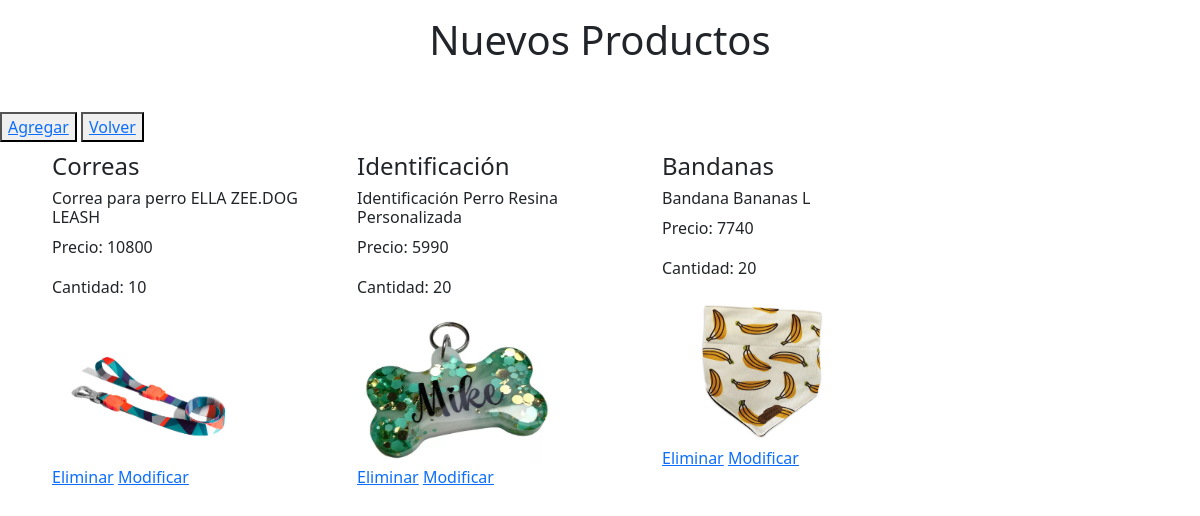
Before: /productos/nuevos_prod with the older database file.
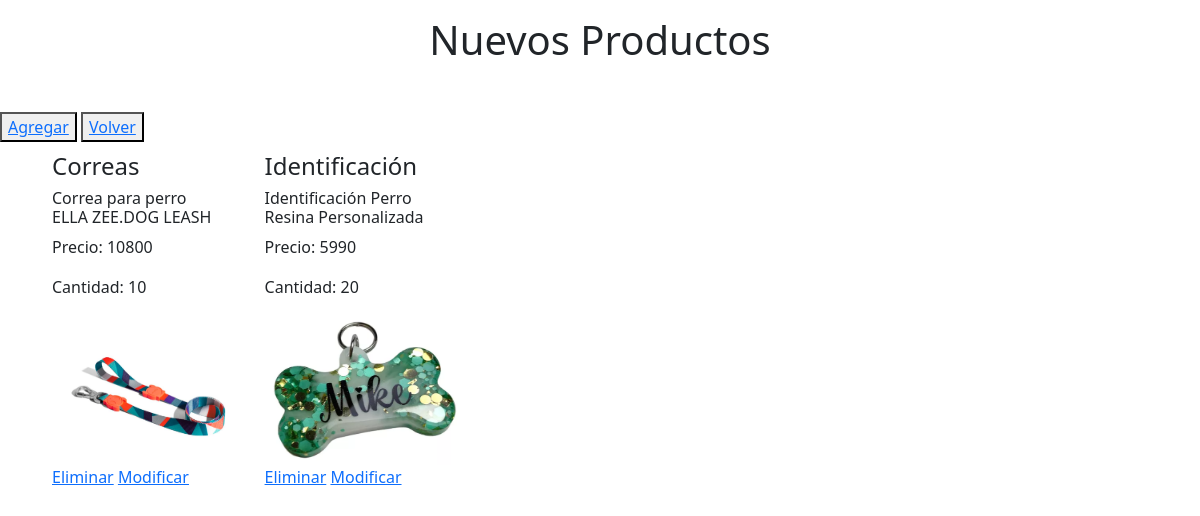
After: the same page with the newer database file.
### productos/models.py (models this page shows, shortened)
class Producto(models.Model):
    id_producto = models.AutoField(db_column='idProducto', primary_key=True)
    nombre = models.CharField(max_length=50)
    precio = models.IntegerField(null=False)
    imagen = models.ImageField(upload_to='producto', null=False)
    cantidad = models.IntegerField(null=False)
    id_categoria = models.ForeignKey('Categoria',on_delete=models.CASCADE, db_column='idCategoria')
    activo = models.IntegerField()

class Categoria(models.Model):
    id_categoria = models.AutoField(db_column='idCategoria', primary_key=True)
    catagoria = models.CharField(max_length=20, blank=False, null=False)
    def __str__(self):
        return str(self.catagoria)

### productos/views.py (the view)
# urls.py: path('nuevos_prod',views.nuevos_prod, name='nuevos_prod'),
def nuevos_prod(request):
    producto = Producto.objects.all()
    context={'producto':producto}
    return render(request,'productos/nuevos_prod.html', context)

### productos/templates/productos/nuevos_prod.html (shortened to what this page needs)
{% load static %}
<!DOCTYPE html>
<html lang="en">
<head>
    <link href="https://cdn.jsdelivr.net/npm/bootstrap@5.3.3/dist/css/bootstrap.min.css" rel="stylesheet">
    <link rel="stylesheet" href='{% static "css/style2.css" %}'>
</head>
<body>
    <h1 class="text-center mt-3 mb-5">Nuevos Productos</h1>
    <button type="button">
        <a href="{% url 'productosAdd' %}">Agregar</a>
    </button>
    <button type="button">
        <a href="{% url 'nuevos_prod' %}">Volver</a>
    </button>
    <div class="container">
        <div class="row">
            {% for x in producto %}
                <div class="producto">
                    <h4>{{x.id_categoria}}</h4>
                    <h6>{{x.nombre}}</h6>
                    <p>Precio: {{x.precio}}</p>
                    <p>Cantidad: {{x.cantidad}}</p>
                    <img src="{{x.imagen.url}}"  alt="..." width="200px" height="150px">
                    <td><a href="{% url 'productos_del'  pk=x.id_producto %}">Eliminar</a>
                    <td><a href="{% url 'productos_findEdit' pk=x.id_producto %}">Modificar</a>
                </div>
            {% endfor %}
        </div>
    </div>
</body>
</html>

Changed rows visible on the page:
removed Producto: id_categoria "Bandanas", nombre "Bandana Bananas L", precio "7740", cantidad "20", imagen (picture)
